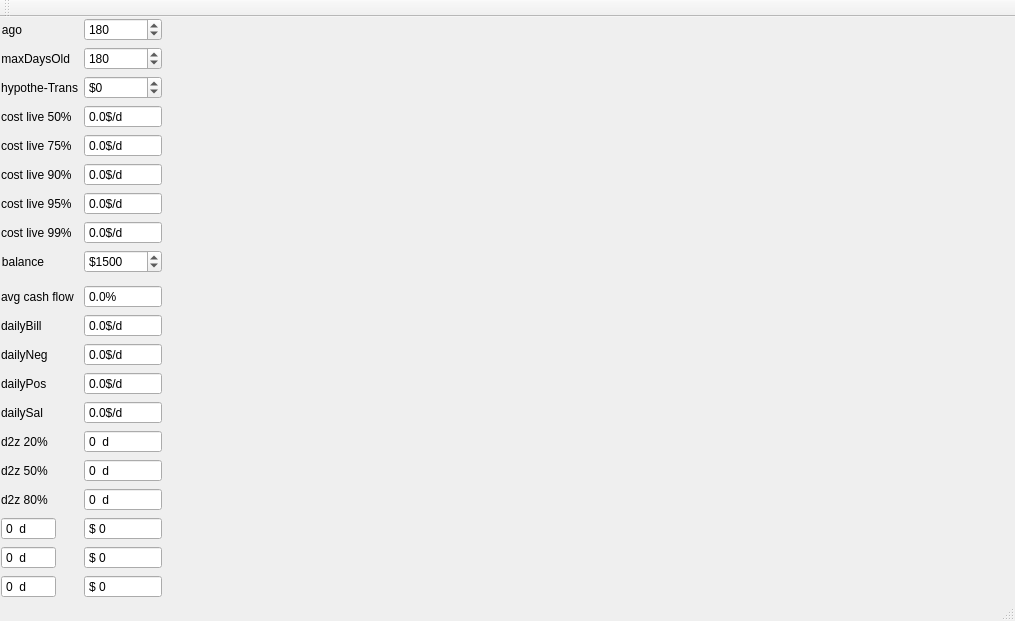
<?xml version="1.0" encoding="UTF-8"?>
<ui version="4.0">
 <class>ExtraCashView</class>
 <widget class="QMainWindow" name="ExtraCashView">
  <property name="geometry">
   <rect>
    <x>0</x>
    <y>0</y>
    <width>1015</width>
    <height>596</height>
   </rect>
  </property>
  <property name="windowTitle">
   <string>ExtraCashView</string>
  </property>
  <widget class="QWidget" name="centralWidget">
   <layout class="QHBoxLayout" name="mainLayout" stretch="0,1">
    <property name="spacing">
     <number>1</number>
    </property>
    <property name="leftMargin">
     <number>1</number>
    </property>
    <property name="topMargin">
     <number>1</number>
    </property>
    <property name="rightMargin">
     <number>1</number>
    </property>
    <property name="bottomMargin">
     <number>1</number>
    </property>
    <item>
     <layout class="QHBoxLayout" name="horizontalLayout">
      <property name="spacing">
       <number>0</number>
      </property>
      <item>
       <layout class="QFormLayout" name="formLayout">
        <property name="fieldGrowthPolicy">
         <enum>QFormLayout::AllNonFixedFieldsGrow</enum>
        </property>
        <item row="1" column="0">
         <widget class="QLabel" name="label_4">
          <property name="text">
           <string>ago</string>
          </property>
          <property name="alignment">
           <set>Qt::AlignRight|Qt::AlignTrailing|Qt::AlignVCenter</set>
          </property>
         </widget>
        </item>
        <item row="1" column="1">
         <widget class="QSpinBox" name="spinAgo">
          <property name="prefix">
           <string/>
          </property>
          <property name="minimum">
           <number>-1000</number>
          </property>
          <property name="maximum">
           <number>1000</number>
          </property>
          <property name="singleStep">
           <number>1</number>
          </property>
          <property name="value">
           <number>180</number>
          </property>
         </widget>
        </item>
        <item row="2" column="0">
         <widget class="QLabel" name="label_3">
          <property name="text">
           <string>maxDaysOld</string>
          </property>
          <property name="alignment">
           <set>Qt::AlignRight|Qt::AlignTrailing|Qt::AlignVCenter</set>
          </property>
         </widget>
        </item>
        <item row="2" column="1">
         <widget class="QSpinBox" name="spinDaysOld">
          <property name="prefix">
           <string/>
          </property>
          <property name="minimum">
           <number>0</number>
          </property>
          <property name="maximum">
           <number>1000</number>
          </property>
          <property name="singleStep">
           <number>1</number>
          </property>
          <property name="value">
           <number>180</number>
          </property>
         </widget>
        </item>
        <item row="3" column="0">
         <widget class="QLabel" name="label_2">
          <property name="text">
           <string>hypothe-Trans</string>
          </property>
          <property name="alignment">
           <set>Qt::AlignRight|Qt::AlignTrailing|Qt::AlignVCenter</set>
          </property>
         </widget>
        </item>
        <item row="3" column="1">
         <widget class="QSpinBox" name="spinHypotheTrans">
          <property name="prefix">
           <string>$</string>
          </property>
          <property name="minimum">
           <number>-9999999</number>
          </property>
          <property name="maximum">
           <number>9999999</number>
          </property>
          <property name="singleStep">
           <number>100</number>
          </property>
          <property name="value">
           <number>0</number>
          </property>
         </widget>
        </item>
        <item row="4" column="0">
         <widget class="QLabel" name="costLive50Label">
          <property name="text">
           <string>cost live 50%</string>
          </property>
         </widget>
        </item>
        <item row="4" column="1">
         <widget class="QDoubleSpinBox" name="costLive50SpinBox">
          <property name="readOnly">
           <bool>false</bool>
          </property>
          <property name="buttonSymbols">
           <enum>QAbstractSpinBox::NoButtons</enum>
          </property>
          <property name="prefix">
           <string/>
          </property>
          <property name="suffix">
           <string>$/d</string>
          </property>
          <property name="decimals">
           <number>1</number>
          </property>
          <property name="minimum">
           <double>-9999.000000000000000</double>
          </property>
          <property name="maximum">
           <double>9999.000000000000000</double>
          </property>
         </widget>
        </item>
        <item row="5" column="0">
         <widget class="QLabel" name="costLive75Label">
          <property name="text">
           <string>cost live 75%</string>
          </property>
         </widget>
        </item>
        <item row="5" column="1">
         <widget class="QDoubleSpinBox" name="costLive75SpinBox">
          <property name="readOnly">
           <bool>false</bool>
          </property>
          <property name="buttonSymbols">
           <enum>QAbstractSpinBox::NoButtons</enum>
          </property>
          <property name="prefix">
           <string/>
          </property>
          <property name="suffix">
           <string>$/d</string>
          </property>
          <property name="decimals">
           <number>1</number>
          </property>
          <property name="minimum">
           <double>-9999.000000000000000</double>
          </property>
          <property name="maximum">
           <double>9999.000000000000000</double>
          </property>
         </widget>
        </item>
        <item row="6" column="0">
         <widget class="QLabel" name="costLive90Label">
          <property name="text">
           <string>cost live 90%</string>
          </property>
         </widget>
        </item>
        <item row="6" column="1">
         <widget class="QDoubleSpinBox" name="costLive90SpinBox">
          <property name="readOnly">
           <bool>false</bool>
          </property>
          <property name="buttonSymbols">
           <enum>QAbstractSpinBox::NoButtons</enum>
          </property>
          <property name="prefix">
           <string/>
          </property>
          <property name="suffix">
           <string>$/d</string>
          </property>
          <property name="decimals">
           <number>1</number>
          </property>
          <property name="minimum">
           <double>-9999.000000000000000</double>
          </property>
          <property name="maximum">
           <double>9999.000000000000000</double>
          </property>
         </widget>
        </item>
        <item row="7" column="0">
         <widget class="QLabel" name="costLive95Label">
          <property name="text">
           <string>cost live 95%</string>
          </property>
         </widget>
        </item>
        <item row="7" column="1">
         <widget class="QDoubleSpinBox" name="costLive95SpinBox">
          <property name="readOnly">
           <bool>false</bool>
          </property>
          <property name="buttonSymbols">
           <enum>QAbstractSpinBox::NoButtons</enum>
          </property>
          <property name="prefix">
           <string/>
          </property>
          <property name="suffix">
           <string>$/d</string>
          </property>
          <property name="decimals">
           <number>1</number>
          </property>
          <property name="minimum">
           <double>-9999.000000000000000</double>
          </property>
          <property name="maximum">
           <double>9999.000000000000000</double>
          </property>
         </widget>
        </item>
        <item row="8" column="0">
         <widget class="QLabel" name="costLive99Label">
          <property name="text">
           <string>cost live 99%</string>
          </property>
         </widget>
        </item>
        <item row="8" column="1">
         <widget class="QDoubleSpinBox" name="costLive99SpinBox">
          <property name="readOnly">
           <bool>false</bool>
          </property>
          <property name="buttonSymbols">
           <enum>QAbstractSpinBox::NoButtons</enum>
          </property>
          <property name="prefix">
           <string/>
          </property>
          <property name="suffix">
           <string>$/d</string>
          </property>
          <property name="decimals">
           <number>1</number>
          </property>
          <property name="minimum">
           <double>-9999.000000000000000</double>
          </property>
          <property name="maximum">
           <double>9999.000000000000000</double>
          </property>
         </widget>
        </item>
        <item row="9" column="0">
         <widget class="QLabel" name="label">
          <property name="text">
           <string>balance</string>
          </property>
          <property name="alignment">
           <set>Qt::AlignRight|Qt::AlignTrailing|Qt::AlignVCenter</set>
          </property>
         </widget>
        </item>
        <item row="9" column="1">
         <widget class="QSpinBox" name="spinBox">
          <property name="prefix">
           <string>$</string>
          </property>
          <property name="minimum">
           <number>-100000</number>
          </property>
          <property name="maximum">
           <number>1000000</number>
          </property>
          <property name="singleStep">
           <number>10</number>
          </property>
          <property name="value">
           <number>1500</number>
          </property>
         </widget>
        </item>
        <item row="10" column="1">
         <spacer name="verticalSpacer">
          <property name="orientation">
           <enum>Qt::Vertical</enum>
          </property>
          <property name="sizeHint" stdset="0">
           <size>
            <width>20</width>
            <height>40</height>
           </size>
          </property>
         </spacer>
        </item>
        <item row="11" column="0">
         <widget class="QLabel" name="costLive99Label_2">
          <property name="text">
           <string>avg cash flow</string>
          </property>
         </widget>
        </item>
        <item row="11" column="1">
         <widget class="QDoubleSpinBox" name="spinAvgCashFlow">
          <property name="readOnly">
           <bool>false</bool>
          </property>
          <property name="buttonSymbols">
           <enum>QAbstractSpinBox::NoButtons</enum>
          </property>
          <property name="prefix">
           <string/>
          </property>
          <property name="suffix">
           <string>%</string>
          </property>
          <property name="decimals">
           <number>1</number>
          </property>
          <property name="minimum">
           <double>-9999.000000000000000</double>
          </property>
          <property name="maximum">
           <double>9999.000000000000000</double>
          </property>
         </widget>
        </item>
        <item row="12" column="0">
         <widget class="QLabel" name="costLive99Label_7">
          <property name="text">
           <string>dailyBill</string>
          </property>
         </widget>
        </item>
        <item row="12" column="1">
         <widget class="QDoubleSpinBox" name="dailyBillSpin">
          <property name="readOnly">
           <bool>false</bool>
          </property>
          <property name="buttonSymbols">
           <enum>QAbstractSpinBox::NoButtons</enum>
          </property>
          <property name="prefix">
           <string/>
          </property>
          <property name="suffix">
           <string>$/d</string>
          </property>
          <property name="decimals">
           <number>1</number>
          </property>
          <property name="minimum">
           <double>-9999.000000000000000</double>
          </property>
          <property name="maximum">
           <double>9999.000000000000000</double>
          </property>
         </widget>
        </item>
        <item row="13" column="0">
         <widget class="QLabel" name="costLive99Label_8">
          <property name="text">
           <string>dailyNeg</string>
          </property>
         </widget>
        </item>
        <item row="13" column="1">
         <widget class="QDoubleSpinBox" name="dailyNegSpin">
          <property name="readOnly">
           <bool>false</bool>
          </property>
          <property name="buttonSymbols">
           <enum>QAbstractSpinBox::NoButtons</enum>
          </property>
          <property name="prefix">
           <string/>
          </property>
          <property name="suffix">
           <string>$/d</string>
          </property>
          <property name="decimals">
           <number>1</number>
          </property>
          <property name="minimum">
           <double>-9999.000000000000000</double>
          </property>
          <property name="maximum">
           <double>9999.000000000000000</double>
          </property>
         </widget>
        </item>
        <item row="14" column="0">
         <widget class="QLabel" name="costLive99Label_6">
          <property name="text">
           <string>dailyPos</string>
          </property>
         </widget>
        </item>
        <item row="14" column="1">
         <widget class="QDoubleSpinBox" name="dailyPosSpin">
          <property name="readOnly">
           <bool>false</bool>
          </property>
          <property name="buttonSymbols">
           <enum>QAbstractSpinBox::NoButtons</enum>
          </property>
          <property name="prefix">
           <string/>
          </property>
          <property name="suffix">
           <string>$/d</string>
          </property>
          <property name="decimals">
           <number>1</number>
          </property>
          <property name="minimum">
           <double>-9999.000000000000000</double>
          </property>
          <property name="maximum">
           <double>9999.000000000000000</double>
          </property>
         </widget>
        </item>
        <item row="15" column="0">
         <widget class="QLabel" name="costLive99Label_9">
          <property name="text">
           <string>dailySal</string>
          </property>
         </widget>
        </item>
        <item row="15" column="1">
         <widget class="QDoubleSpinBox" name="dailySalSpin">
          <property name="readOnly">
           <bool>false</bool>
          </property>
          <property name="buttonSymbols">
           <enum>QAbstractSpinBox::NoButtons</enum>
          </property>
          <property name="prefix">
           <string/>
          </property>
          <property name="suffix">
           <string>$/d</string>
          </property>
          <property name="decimals">
           <number>1</number>
          </property>
          <property name="minimum">
           <double>-9999.000000000000000</double>
          </property>
          <property name="maximum">
           <double>9999.000000000000000</double>
          </property>
         </widget>
        </item>
        <item row="18" column="0">
         <widget class="QLabel" name="costLive99Label_5">
          <property name="text">
           <string>d2z 20%</string>
          </property>
         </widget>
        </item>
        <item row="18" column="1">
         <widget class="QDoubleSpinBox" name="spinT2z20">
          <property name="readOnly">
           <bool>false</bool>
          </property>
          <property name="buttonSymbols">
           <enum>QAbstractSpinBox::NoButtons</enum>
          </property>
          <property name="prefix">
           <string/>
          </property>
          <property name="suffix">
           <string>  d</string>
          </property>
          <property name="decimals">
           <number>0</number>
          </property>
          <property name="minimum">
           <double>-9999.000000000000000</double>
          </property>
          <property name="maximum">
           <double>9999.000000000000000</double>
          </property>
         </widget>
        </item>
        <item row="19" column="0">
         <widget class="QLabel" name="costLive99Label_3">
          <property name="text">
           <string>d2z 50%</string>
          </property>
         </widget>
        </item>
        <item row="19" column="1">
         <widget class="QDoubleSpinBox" name="spinT2z50">
          <property name="readOnly">
           <bool>false</bool>
          </property>
          <property name="buttonSymbols">
           <enum>QAbstractSpinBox::NoButtons</enum>
          </property>
          <property name="prefix">
           <string/>
          </property>
          <property name="suffix">
           <string>  d</string>
          </property>
          <property name="decimals">
           <number>0</number>
          </property>
          <property name="minimum">
           <double>-9999.000000000000000</double>
          </property>
          <property name="maximum">
           <double>9999.000000000000000</double>
          </property>
         </widget>
        </item>
        <item row="20" column="0">
         <widget class="QLabel" name="costLive99Label_4">
          <property name="text">
           <string>d2z 80%</string>
          </property>
         </widget>
        </item>
        <item row="20" column="1">
         <widget class="QDoubleSpinBox" name="spinT2z80">
          <property name="readOnly">
           <bool>false</bool>
          </property>
          <property name="buttonSymbols">
           <enum>QAbstractSpinBox::NoButtons</enum>
          </property>
          <property name="prefix">
           <string/>
          </property>
          <property name="suffix">
           <string>  d</string>
          </property>
          <property name="decimals">
           <number>0</number>
          </property>
          <property name="minimum">
           <double>-9999.000000000000000</double>
          </property>
          <property name="maximum">
           <double>9999.000000000000000</double>
          </property>
         </widget>
        </item>
        <item row="22" column="0">
         <widget class="QDoubleSpinBox" name="spinT2min20">
          <property name="readOnly">
           <bool>false</bool>
          </property>
          <property name="buttonSymbols">
           <enum>QAbstractSpinBox::NoButtons</enum>
          </property>
          <property name="prefix">
           <string/>
          </property>
          <property name="suffix">
           <string>  d</string>
          </property>
          <property name="decimals">
           <number>0</number>
          </property>
          <property name="minimum">
           <double>-9999.000000000000000</double>
          </property>
          <property name="maximum">
           <double>9999.000000000000000</double>
          </property>
         </widget>
        </item>
        <item row="22" column="1">
         <widget class="QDoubleSpinBox" name="spinvalMin20">
          <property name="readOnly">
           <bool>false</bool>
          </property>
          <property name="buttonSymbols">
           <enum>QAbstractSpinBox::NoButtons</enum>
          </property>
          <property name="prefix">
           <string>$ </string>
          </property>
          <property name="suffix">
           <string/>
          </property>
          <property name="decimals">
           <number>0</number>
          </property>
          <property name="minimum">
           <double>-9999.000000000000000</double>
          </property>
          <property name="maximum">
           <double>9999.000000000000000</double>
          </property>
         </widget>
        </item>
        <item row="23" column="0">
         <widget class="QDoubleSpinBox" name="spinT2min50">
          <property name="readOnly">
           <bool>false</bool>
          </property>
          <property name="buttonSymbols">
           <enum>QAbstractSpinBox::NoButtons</enum>
          </property>
          <property name="prefix">
           <string/>
          </property>
          <property name="suffix">
           <string>  d</string>
          </property>
          <property name="decimals">
           <number>0</number>
          </property>
          <property name="minimum">
           <double>-9999.000000000000000</double>
          </property>
          <property name="maximum">
           <double>9999.000000000000000</double>
          </property>
         </widget>
        </item>
        <item row="23" column="1">
         <widget class="QDoubleSpinBox" name="spinvalMin50">
          <property name="readOnly">
           <bool>false</bool>
          </property>
          <property name="buttonSymbols">
           <enum>QAbstractSpinBox::NoButtons</enum>
          </property>
          <property name="prefix">
           <string>$ </string>
          </property>
          <property name="suffix">
           <string/>
          </property>
          <property name="decimals">
           <number>0</number>
          </property>
          <property name="minimum">
           <double>-9999.000000000000000</double>
          </property>
          <property name="maximum">
           <double>9999.000000000000000</double>
          </property>
         </widget>
        </item>
        <item row="24" column="0">
         <widget class="QDoubleSpinBox" name="spinT2min80">
          <property name="readOnly">
           <bool>false</bool>
          </property>
          <property name="buttonSymbols">
           <enum>QAbstractSpinBox::NoButtons</enum>
          </property>
          <property name="prefix">
           <string/>
          </property>
          <property name="suffix">
           <string>  d</string>
          </property>
          <property name="decimals">
           <number>0</number>
          </property>
          <property name="minimum">
           <double>-9999.000000000000000</double>
          </property>
          <property name="maximum">
           <double>9999.000000000000000</double>
          </property>
         </widget>
        </item>
        <item row="24" column="1">
         <widget class="QDoubleSpinBox" name="spinvalMin80">
          <property name="readOnly">
           <bool>false</bool>
          </property>
          <property name="buttonSymbols">
           <enum>QAbstractSpinBox::NoButtons</enum>
          </property>
          <property name="prefix">
           <string>$ </string>
          </property>
          <property name="suffix">
           <string/>
          </property>
          <property name="decimals">
           <number>0</number>
          </property>
          <property name="minimum">
           <double>-9999.000000000000000</double>
          </property>
          <property name="maximum">
           <double>9999.000000000000000</double>
          </property>
         </widget>
        </item>
       </layout>
      </item>
     </layout>
    </item>
    <item>
     <widget class="QCustomPlot" name="plot" native="true">
      <property name="focusPolicy">
       <enum>Qt::StrongFocus</enum>
      </property>
     </widget>
    </item>
   </layout>
  </widget>
  <widget class="QMenuBar" name="menuBar">
   <property name="geometry">
    <rect>
     <x>0</x>
     <y>0</y>
     <width>1015</width>
     <height>21</height>
    </rect>
   </property>
  </widget>
  <widget class="QToolBar" name="mainToolBar">
   <attribute name="toolBarArea">
    <enum>TopToolBarArea</enum>
   </attribute>
   <attribute name="toolBarBreak">
    <bool>false</bool>
   </attribute>
  </widget>
  <widget class="QStatusBar" name="statusBar"/>
 </widget>
 <layoutdefault spacing="6" margin="11"/>
 <customwidgets>
  <customwidget>
   <class>QCustomPlot</class>
   <extends>QWidget</extends>
   <header>qcustomplot.h</header>
   <container>1</container>
  </customwidget>
 </customwidgets>
 <resources/>
 <connections/>
</ui>
